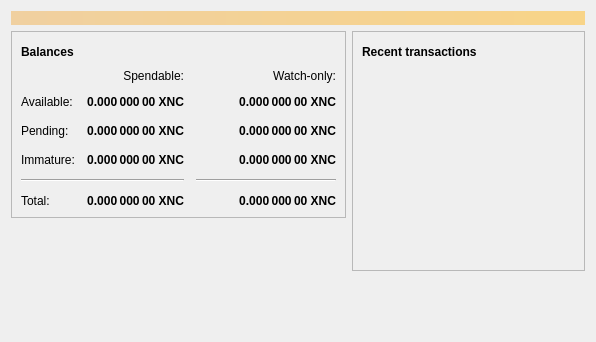
<?xml version="1.0" encoding="UTF-8"?>
<ui version="4.0">
 <class>OverviewPage</class>
 <widget class="QWidget" name="OverviewPage">
  <property name="geometry">
   <rect>
    <x>0</x>
    <y>0</y>
    <width>596</width>
    <height>342</height>
   </rect>
  </property>
  <property name="windowTitle">
   <string>Form</string>
  </property>
  <layout class="QVBoxLayout" name="topLayout">
   <item>
    <widget class="QLabel" name="labelAlerts">
     <property name="visible">
      <bool>false</bool>
     </property>
     <property name="styleSheet">
      <string notr="true">QLabel { background-color: qlineargradient(x1: 0, y1: 0, x2: 1, y2: 0, stop:0 #F0D0A0, stop:1 #F8D488); color:#000000; }</string>
     </property>
     <property name="wordWrap">
      <bool>true</bool>
     </property>
     <property name="margin">
      <number>3</number>
     </property>
     <property name="textInteractionFlags">
      <set>Qt::TextSelectableByMouse</set>
     </property>
    </widget>
   </item>
   <item>
    <layout class="QHBoxLayout" name="horizontalLayout" stretch="1,1">
     <item>
      <layout class="QVBoxLayout" name="verticalLayout_2">
       <item>
        <widget class="QFrame" name="frame">
         <property name="frameShape">
          <enum>QFrame::StyledPanel</enum>
         </property>
         <property name="frameShadow">
          <enum>QFrame::Raised</enum>
         </property>
         <layout class="QVBoxLayout" name="verticalLayout_4">
          <item>
           <layout class="QHBoxLayout" name="horizontalLayout_4">
            <item>
             <widget class="QLabel" name="label_5">
              <property name="font">
               <font>
                <weight>75</weight>
                <bold>true</bold>
               </font>
              </property>
              <property name="text">
               <string>Balances</string>
              </property>
             </widget>
            </item>
            <item>
             <widget class="QPushButton" name="labelWalletStatus">
              <property name="enabled">
               <bool>true</bool>
              </property>
              <property name="maximumSize">
               <size>
                <width>30</width>
                <height>16777215</height>
               </size>
              </property>
              <property name="toolTip">
               <string>The displayed information may be out of date. Your wallet automatically synchronizes with the XeonChain network after a connection is established, but this process has not completed yet.</string>
              </property>
              <property name="text">
               <string/>
              </property>
              <property name="icon">
               <iconset resource="../bitcoin.qrc">
                <normaloff>:/icons/warning</normaloff>
                <disabledoff>:/icons/warning</disabledoff>:/icons/warning</iconset>
              </property>
              <property name="iconSize">
               <size>
                <width>24</width>
                <height>24</height>
               </size>
              </property>
              <property name="flat">
               <bool>true</bool>
              </property>
             </widget>
            </item>
            <item>
             <spacer name="horizontalSpacer_3">
              <property name="orientation">
               <enum>Qt::Horizontal</enum>
              </property>
              <property name="sizeHint" stdset="0">
               <size>
                <width>40</width>
                <height>20</height>
               </size>
              </property>
             </spacer>
            </item>
           </layout>
          </item>
          <item>
           <layout class="QGridLayout" name="gridLayout">
            <property name="spacing">
             <number>12</number>
            </property>
            <item row="2" column="2">
             <widget class="QLabel" name="labelWatchPending">
              <property name="font">
               <font>
                <weight>75</weight>
                <bold>true</bold>
               </font>
              </property>
              <property name="cursor">
               <cursorShape>IBeamCursor</cursorShape>
              </property>
              <property name="toolTip">
               <string>Unconfirmed transactions to watch-only addresses</string>
              </property>
              <property name="text">
               <string notr="true">0.000 000 00 XNC</string>
              </property>
              <property name="alignment">
               <set>Qt::AlignRight|Qt::AlignTrailing|Qt::AlignVCenter</set>
              </property>
              <property name="textInteractionFlags">
               <set>Qt::LinksAccessibleByMouse|Qt::TextSelectableByKeyboard|Qt::TextSelectableByMouse</set>
              </property>
             </widget>
            </item>
            <item row="2" column="1">
             <widget class="QLabel" name="labelUnconfirmed">
              <property name="font">
               <font>
                <weight>75</weight>
                <bold>true</bold>
               </font>
              </property>
              <property name="cursor">
               <cursorShape>IBeamCursor</cursorShape>
              </property>
              <property name="toolTip">
               <string>Total of transactions that have yet to be confirmed, and do not yet count toward the spendable balance</string>
              </property>
              <property name="text">
               <string notr="true">0.000 000 00 XNC</string>
              </property>
              <property name="alignment">
               <set>Qt::AlignRight|Qt::AlignTrailing|Qt::AlignVCenter</set>
              </property>
              <property name="textInteractionFlags">
               <set>Qt::LinksAccessibleByMouse|Qt::TextSelectableByKeyboard|Qt::TextSelectableByMouse</set>
              </property>
             </widget>
            </item>
            <item row="3" column="2">
             <widget class="QLabel" name="labelWatchImmature">
              <property name="font">
               <font>
                <weight>75</weight>
                <bold>true</bold>
               </font>
              </property>
              <property name="cursor">
               <cursorShape>IBeamCursor</cursorShape>
              </property>
              <property name="toolTip">
               <string>Mined balance in watch-only addresses that has not yet matured</string>
              </property>
              <property name="text">
               <string notr="true">0.000 000 00 XNC</string>
              </property>
              <property name="alignment">
               <set>Qt::AlignRight|Qt::AlignTrailing|Qt::AlignVCenter</set>
              </property>
              <property name="textInteractionFlags">
               <set>Qt::LinksAccessibleByMouse|Qt::TextSelectableByKeyboard|Qt::TextSelectableByMouse</set>
              </property>
             </widget>
            </item>
            <item row="4" column="0" colspan="2">
             <widget class="Line" name="line">
              <property name="orientation">
               <enum>Qt::Horizontal</enum>
              </property>
             </widget>
            </item>
            <item row="4" column="2">
             <widget class="Line" name="lineWatchBalance">
              <property name="sizePolicy">
               <sizepolicy hsizetype="Preferred" vsizetype="Fixed">
                <horstretch>0</horstretch>
                <verstretch>0</verstretch>
               </sizepolicy>
              </property>
              <property name="minimumSize">
               <size>
                <width>140</width>
                <height>0</height>
               </size>
              </property>
              <property name="orientation">
               <enum>Qt::Horizontal</enum>
              </property>
             </widget>
            </item>
            <item row="5" column="0">
             <widget class="QLabel" name="labelTotalText">
              <property name="text">
               <string>Total:</string>
              </property>
             </widget>
            </item>
            <item row="3" column="1">
             <widget class="QLabel" name="labelImmature">
              <property name="font">
               <font>
                <weight>75</weight>
                <bold>true</bold>
               </font>
              </property>
              <property name="cursor">
               <cursorShape>IBeamCursor</cursorShape>
              </property>
              <property name="toolTip">
               <string>Mined balance that has not yet matured</string>
              </property>
              <property name="text">
               <string notr="true">0.000 000 00 XNC</string>
              </property>
              <property name="alignment">
               <set>Qt::AlignRight|Qt::AlignTrailing|Qt::AlignVCenter</set>
              </property>
              <property name="textInteractionFlags">
               <set>Qt::LinksAccessibleByMouse|Qt::TextSelectableByKeyboard|Qt::TextSelectableByMouse</set>
              </property>
             </widget>
            </item>
            <item row="2" column="3">
             <spacer name="horizontalSpacer_2">
              <property name="orientation">
               <enum>Qt::Horizontal</enum>
              </property>
              <property name="sizeHint" stdset="0">
               <size>
                <width>40</width>
                <height>20</height>
               </size>
              </property>
             </spacer>
            </item>
            <item row="3" column="0">
             <widget class="QLabel" name="labelImmatureText">
              <property name="text">
               <string>Immature:</string>
              </property>
             </widget>
            </item>
            <item row="5" column="1">
             <widget class="QLabel" name="labelTotal">
              <property name="font">
               <font>
                <weight>75</weight>
                <bold>true</bold>
               </font>
              </property>
              <property name="cursor">
               <cursorShape>IBeamCursor</cursorShape>
              </property>
              <property name="toolTip">
               <string>Your current total balance</string>
              </property>
              <property name="text">
               <string notr="true">0.000 000 00 XNC</string>
              </property>
              <property name="alignment">
               <set>Qt::AlignRight|Qt::AlignTrailing|Qt::AlignVCenter</set>
              </property>
              <property name="textInteractionFlags">
               <set>Qt::LinksAccessibleByMouse|Qt::TextSelectableByKeyboard|Qt::TextSelectableByMouse</set>
              </property>
             </widget>
            </item>
            <item row="5" column="2">
             <widget class="QLabel" name="labelWatchTotal">
              <property name="font">
               <font>
                <weight>75</weight>
                <bold>true</bold>
               </font>
              </property>
              <property name="cursor">
               <cursorShape>IBeamCursor</cursorShape>
              </property>
              <property name="toolTip">
               <string>Current total balance in watch-only addresses</string>
              </property>
              <property name="text">
               <string notr="true">0.000 000 00 XNC</string>
              </property>
              <property name="alignment">
               <set>Qt::AlignRight|Qt::AlignTrailing|Qt::AlignVCenter</set>
              </property>
              <property name="textInteractionFlags">
               <set>Qt::LinksAccessibleByMouse|Qt::TextSelectableByKeyboard|Qt::TextSelectableByMouse</set>
              </property>
             </widget>
            </item>
            <item row="0" column="2">
             <widget class="QLabel" name="labelWatchonly">
              <property name="text">
               <string>Watch-only:</string>
              </property>
              <property name="alignment">
               <set>Qt::AlignRight|Qt::AlignTrailing|Qt::AlignVCenter</set>
              </property>
             </widget>
            </item>
            <item row="1" column="0">
             <widget class="QLabel" name="labelBalanceText">
              <property name="text">
               <string>Available:</string>
              </property>
             </widget>
            </item>
            <item row="1" column="1">
             <widget class="QLabel" name="labelBalance">
              <property name="font">
               <font>
                <weight>75</weight>
                <bold>true</bold>
               </font>
              </property>
              <property name="cursor">
               <cursorShape>IBeamCursor</cursorShape>
              </property>
              <property name="toolTip">
               <string>Your current spendable balance</string>
              </property>
              <property name="text">
               <string notr="true">0.000 000 00 XNC</string>
              </property>
              <property name="alignment">
               <set>Qt::AlignRight|Qt::AlignTrailing|Qt::AlignVCenter</set>
              </property>
              <property name="textInteractionFlags">
               <set>Qt::LinksAccessibleByMouse|Qt::TextSelectableByKeyboard|Qt::TextSelectableByMouse</set>
              </property>
             </widget>
            </item>
            <item row="1" column="2">
             <widget class="QLabel" name="labelWatchAvailable">
              <property name="font">
               <font>
                <weight>75</weight>
                <bold>true</bold>
               </font>
              </property>
              <property name="cursor">
               <cursorShape>IBeamCursor</cursorShape>
              </property>
              <property name="toolTip">
               <string>Your current balance in watch-only addresses</string>
              </property>
              <property name="text">
               <string notr="true">0.000 000 00 XNC</string>
              </property>
              <property name="alignment">
               <set>Qt::AlignRight|Qt::AlignTrailing|Qt::AlignVCenter</set>
              </property>
              <property name="textInteractionFlags">
               <set>Qt::LinksAccessibleByMouse|Qt::TextSelectableByKeyboard|Qt::TextSelectableByMouse</set>
              </property>
             </widget>
            </item>
            <item row="2" column="0">
             <widget class="QLabel" name="labelPendingText">
              <property name="text">
               <string>Pending:</string>
              </property>
             </widget>
            </item>
            <item row="0" column="1">
             <widget class="QLabel" name="labelSpendable">
              <property name="text">
               <string>Spendable:</string>
              </property>
              <property name="alignment">
               <set>Qt::AlignRight|Qt::AlignTrailing|Qt::AlignVCenter</set>
              </property>
             </widget>
            </item>
           </layout>
          </item>
         </layout>
        </widget>
       </item>
       <item>
        <spacer name="verticalSpacer">
         <property name="orientation">
          <enum>Qt::Vertical</enum>
         </property>
         <property name="sizeHint" stdset="0">
          <size>
           <width>20</width>
           <height>40</height>
          </size>
         </property>
        </spacer>
       </item>
      </layout>
     </item>
     <item>
      <layout class="QVBoxLayout" name="verticalLayout_3">
       <item>
        <widget class="QFrame" name="frame_2">
         <property name="frameShape">
          <enum>QFrame::StyledPanel</enum>
         </property>
         <property name="frameShadow">
          <enum>QFrame::Raised</enum>
         </property>
         <layout class="QVBoxLayout" name="verticalLayout">
          <item>
           <layout class="QHBoxLayout" name="horizontalLayout_2">
            <item>
             <widget class="QLabel" name="label_4">
              <property name="font">
               <font>
                <weight>75</weight>
                <bold>true</bold>
               </font>
              </property>
              <property name="text">
               <string>Recent transactions</string>
              </property>
             </widget>
            </item>
            <item>
             <widget class="QPushButton" name="labelTransactionsStatus">
              <property name="enabled">
               <bool>true</bool>
              </property>
              <property name="maximumSize">
               <size>
                <width>30</width>
                <height>16777215</height>
               </size>
              </property>
              <property name="toolTip">
               <string>The displayed information may be out of date. Your wallet automatically synchronizes with the XeonChain network after a connection is established, but this process has not completed yet.</string>
              </property>
              <property name="text">
               <string/>
              </property>
              <property name="icon">
               <iconset resource="../bitcoin.qrc">
                <normaloff>:/icons/warning</normaloff>
                <disabledoff>:/icons/warning</disabledoff>:/icons/warning</iconset>
              </property>
              <property name="iconSize">
               <size>
                <width>24</width>
                <height>24</height>
               </size>
              </property>
              <property name="flat">
               <bool>true</bool>
              </property>
             </widget>
            </item>
            <item>
             <spacer name="horizontalSpacer">
              <property name="orientation">
               <enum>Qt::Horizontal</enum>
              </property>
              <property name="sizeHint" stdset="0">
               <size>
                <width>40</width>
                <height>20</height>
               </size>
              </property>
             </spacer>
            </item>
           </layout>
          </item>
          <item>
           <widget class="QListView" name="listTransactions">
            <property name="styleSheet">
             <string notr="true">QListView { background: transparent; }</string>
            </property>
            <property name="frameShape">
             <enum>QFrame::NoFrame</enum>
            </property>
            <property name="verticalScrollBarPolicy">
             <enum>Qt::ScrollBarAlwaysOff</enum>
            </property>
            <property name="horizontalScrollBarPolicy">
             <enum>Qt::ScrollBarAlwaysOff</enum>
            </property>
            <property name="selectionMode">
             <enum>QAbstractItemView::NoSelection</enum>
            </property>
           </widget>
          </item>
         </layout>
        </widget>
       </item>
       <item>
        <spacer name="verticalSpacer_2">
         <property name="orientation">
          <enum>Qt::Vertical</enum>
         </property>
         <property name="sizeHint" stdset="0">
          <size>
           <width>20</width>
           <height>40</height>
          </size>
         </property>
        </spacer>
       </item>
      </layout>
     </item>
    </layout>
   </item>
  </layout>
 </widget>
 <resources/>
 <connections/>
</ui>
